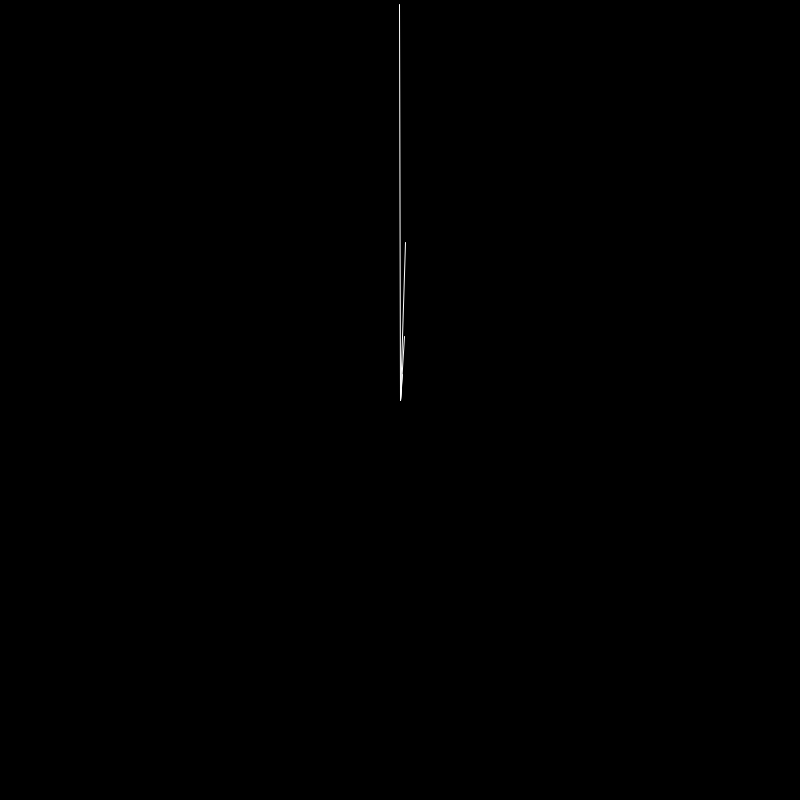
Frame 1 (no input)
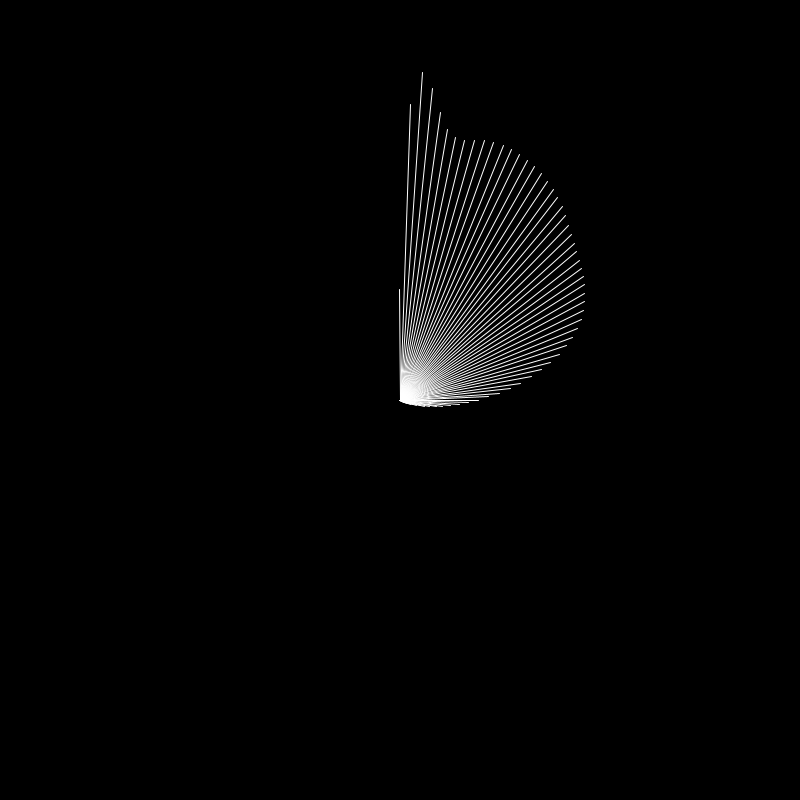
Frame 60 (the mouse pressed at the canvas centre just before this capture)
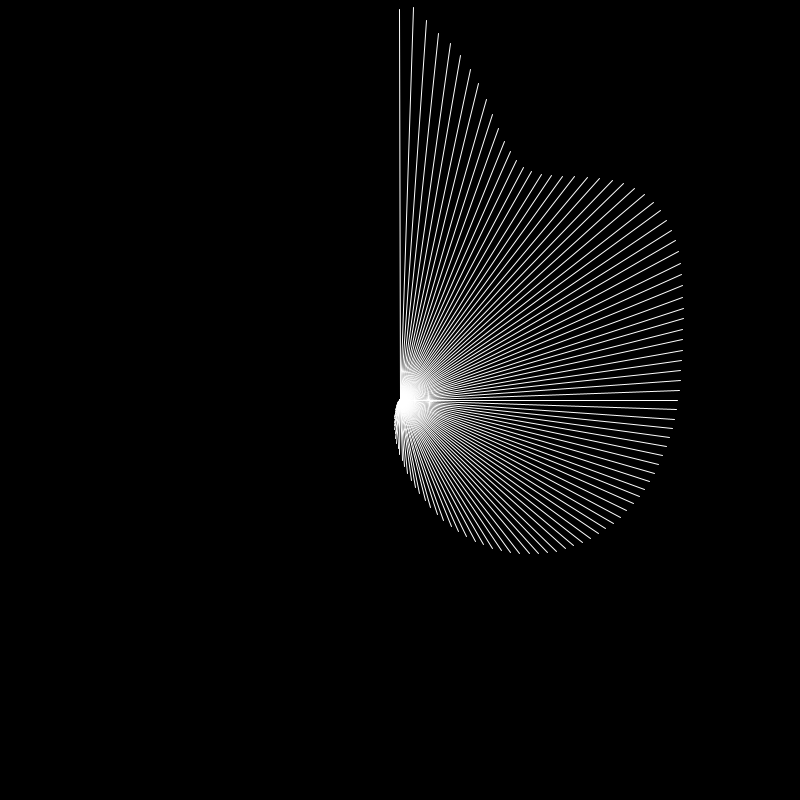
Frame 120 (the mouse held since frame 60 and released just before this capture)

The Processing sketch that drew these frames (run headless with seeded random() and noise(); from frame 60 on, the mouse is pressed at the canvas centre):

// Processing sketch: LSI_073_circleVar
// ── LSI_073_circleVar.pde

float[] size = new float[180]; 

void setup(){  
 size(800,800); 

}

void draw(){
  
  background(0);
  stroke(255);
  
  translate (width/2,height/2);
  
rotate(radians(-90));
   for(int i=0;i<180;i++){
   
     if (i==0){size[0]=random(20,600);}
     else{
       size[i]+=(size[i-1]-size[i])*0.4;
     }
     
   pushMatrix();
   rotate(radians(i*2));
   line(0,0,size[i],0);
   popMatrix();
  }

 
  }
